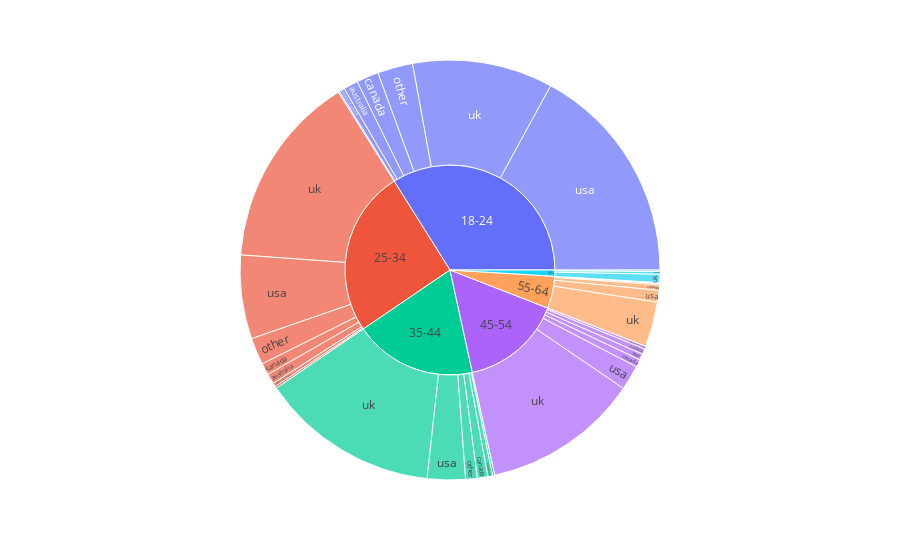

The notebook cell saved with this chart:
### Code cell
fig_sunburst = px.sunburst(df, path=['Age', 'Country'])
fig_sunburst.show()

### Figure 1 — Plotly figure (JSON) as saved in the notebook; plotly's stock layout.template omitted (floating-point values rounded to 4 significant figures)
{"data": [{"branchvalues": "total", "domain": {"x": [0, 1], "y": [0, 1]}, "hovertemplate": "labels=%{label}<br>count=%{value}<br>parent=%{parent}<br>id=%{id}<extra></extra>", "ids": ["18-24/australia", "25-34/australia", "35-44/australia", "45-54/australia", "55-64/australia", "18-24/canada", "25-34/canada", "35-44/canada", "45-54/canada", "55-64/canada", "65+/canada", "18-24/new_zealand", "25-34/new_zealand", "18-24/other", "25-34/other", "35-44/other", "45-54/other", "55-64/other", "18-24/republic_of_ireland", "25-34/republic_of_ireland", "35-44/republic_of_ireland", "45-54/republic_of_ireland", "18-24/uk", "25-34/uk", "35-44/uk", "45-54/uk", "55-64/uk", "65+/uk", "18-24/usa", "25-34/usa", "35-44/usa", "45-54/usa", "55-64/usa", "65+/usa", "18-24", "25-34", "35-44", "45-54", "55-64", "65+"], "labels": ["australia", "australia", "australia", "australia", "australia", "canada", "canada", "canada", "canada", "canada", "canada", "new_zealand", "new_zealand", "other", "other", "other", "other", "other", "republic_of_ireland", "republic_of_ireland", "republic_of_ireland", "republic_of_ireland", "uk", "uk", "uk", "uk", "uk", "uk", "usa", "usa", "usa", "usa", "usa", "usa", "18-24", "25-34", "35-44", "45-54", "55-64", "65+"], "level": "814e48", "name": "", "parents": ["18-24", "25-34", "35-44", "45-54", "55-64", "18-24", "25-34", "35-44", "45-54", "55-64", "65+", "18-24", "25-34", "18-24", "25-34", "35-44", "45-54", "55-64", "18-24", "25-34", "35-44", "45-54", "18-24", "25-34", "35-44", "45-54", "55-64", "65+", "18-24", "25-34", "35-44", "45-54", "55-64", "65+", "", "", "", "", "", ""], "type": "sunburst", "values": [21, 15, 7, 8, 1, 32, 17, 15, 11, 8, 4, 2, 3, 51, 39, 17, 9, 2, 8, 5, 3, 4, 203, 280, 258, 226, 65, 12, 320, 121, 55, 36, 17, 2, 637, 480, 355, 294, 93, 18]}], "layout": {"autosize": true, "legend": {"tracegroupgap": 0}, "margin": {"t": 60}}}
